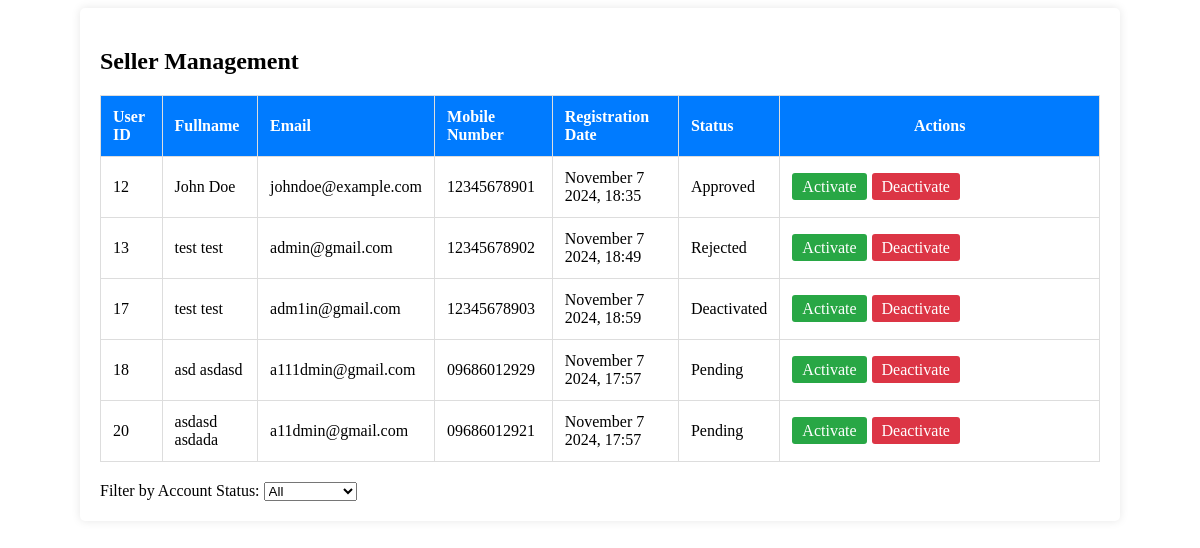
The app's page /Admin_Panel/sellermanagement.php with its own data.
### tables this page shows
CREATE TABLE `seller` (
  `seller_id` int(11) NOT NULL,
  `first_name` varchar(200) NOT NULL,
  `last_name` varchar(200) NOT NULL,
  `contact_number` varchar(20) NOT NULL,
  `address` varchar(200) NOT NULL,
  `email_address` varchar(200) NOT NULL,
  `password` varchar(200) NOT NULL,
  `front_id_url` text NOT NULL,
  `back_id_url` text NOT NULL,
  `proof_seller_url` text DEFAULT NULL,
  `avatar` text NOT NULL,
  `status` enum('Approved','Pending','Rejected','Deactivated') NOT NULL DEFAULT 'Pending',
  `created_at` timestamp NOT NULL DEFAULT current_timestamp()
);

### Admin_Panel/sellermanagement.php (the view, shortened to what this page needs)
<?php
    require_once '../backend/database/db.php';
?>
<!DOCTYPE html>
<html lang="en">
<head>
</head>
<body>
<div class="container-seller">
    <h2>Seller Management</h2>
    <table>
        <thead>
            <tr>
                <th>User ID</th>
                <th>Fullname</th>
                <th>Email</th>
                <th>Mobile Number</th>
                <th>Registration Date</th>
                <th>Status</th>
                <th class="actions">Actions</th>
            </tr>
        </thead>
        <tbody>
        <?php
            $stmt = $conn->prepare("SELECT * FROM seller");
            $stmt->execute();
            $result = $stmt->get_result();
            if ($result->num_rows > 0) {
                while ($row = $result->fetch_assoc()) {
                    $sellerId = htmlspecialchars($row['seller_id']);
                    $fullname = htmlspecialchars($row['first_name']) . " " . htmlspecialchars($row['last_name']);
                    $email = htmlspecialchars($row['email_address']);
                    $contactNumber = htmlspecialchars($row['contact_number']);
                    $registrationDate = htmlspecialchars($row['created_at']);
                    $dateTime = new DateTime($registrationDate);
                    $formattedDate = htmlspecialchars($dateTime->format('F j Y, H:i'));
                    $status = htmlspecialchars($row['status']);
                    echo "<tr data-status='{$status}'>";
                    echo "<td>{$sellerId}</td>";
                    echo "<td>{$fullname}</td>";
                    echo "<td>{$email}</td>";
                    echo "<td>{$contactNumber}</td>";
                    echo "<td>{$formattedDate}</td>";
                    echo "<td>{$status}</td>";
                    echo '<td class="action-buttons">';
                    echo "<a href=\"#\" class=\"btn btn-approve\" onclick=\"updateSellerStatus({$sellerId}, 'Verified')\">Activate</a>";
                    echo "<a href=\"#\" class=\"btn btn-reject\" onclick=\"updateSellerStatus({$sellerId}, 'Not Verified')\">Deactivate</a>";
                    echo "</td>";
                    echo "</tr>";
                }
            } else {
                echo "<tr><td colspan='8'>No sellers found.</td></tr>";
            }
        ?>
    </tbody>
    </table>
    <div class="controls">
        <label for="status-filter">Filter by Account Status:</label>
        <select id="status-filter">
            <option value="all">All</option>
        </select>
    </div>
</div>
</body>
</html>

### Admin_Panel/sellermanagement.php (style rules this page uses)
.container-seller { max-width: 1000px; margin: auto; padding: 20px; background: #fff; border-radius: 5px; box-shadow: 0 0 10px rgba(0, 0, 0, 0.1); }
table { width: 100%; border-collapse: collapse; margin: 20px 0; }
th, td { padding: 12px; text-align: left; border: 1px solid #ddd; }
th { background-color: #007BFF; color: white; }
.action-buttons a { padding: 5px 10px; text-decoration: none; color: #fff; border-radius: 3px; margin-right: 5px; }
.btn-approve { background-color: #28a745; }
.btn-reject { background-color: #dc3545; }
.container-seller th.actions, td.actions { width: 32%; text-align: center; }

### records on screen
seller: seller_id "12", fullname "John Doe", email_address "johndoe@example.com", contact_number "12345678901", created_at "November 7 2024, 18:35", status "Approved"
seller: seller_id "13", fullname "test test", email_address "admin@gmail.com", contact_number "12345678902", created_at "November 7 2024, 18:49", status "Rejected"
seller: seller_id "17", fullname "test test", email_address "adm1in@gmail.com", contact_number "12345678903", created_at "November 7 2024, 18:59", status "Deactivated"
seller: seller_id "18", fullname "asd asdasd", email_address "a111dmin@gmail.com", contact_number "09686012929", created_at "November 7 2024, 17:57", status "Pending"
seller: seller_id "20", fullname "asdasd asdada", email_address "a11dmin@gmail.com", contact_number "09686012921", created_at "November 7 2024, 17:57", status "Pending"
